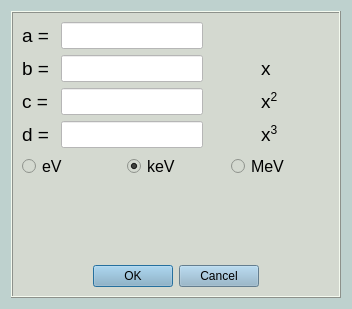
<?xml version="1.0" encoding="UTF-8"?>
<ui version="4.0">
 <class>energy_calibration_win</class>
 <widget class="QDialog" name="energy_calibration_win">
  <property name="geometry">
   <rect>
    <x>0</x>
    <y>0</y>
    <width>352</width>
    <height>309</height>
   </rect>
  </property>
  <property name="windowTitle">
   <string>Dialog</string>
  </property>
  <property name="styleSheet">
   <string notr="true">background-color: rgb(190, 209, 206);</string>
  </property>
  <layout class="QGridLayout" name="gridLayout_5">
   <item row="0" column="0">
    <widget class="QFrame" name="frame">
     <property name="styleSheet">
      <string notr="true">background-color: rgb(212, 217, 208);</string>
     </property>
     <property name="frameShape">
      <enum>QFrame::Box</enum>
     </property>
     <property name="frameShadow">
      <enum>QFrame::Raised</enum>
     </property>
     <layout class="QGridLayout" name="gridLayout_4">
      <item row="0" column="0">
       <layout class="QGridLayout" name="gridLayout_2">
        <item row="1" column="3">
         <widget class="QLabel" name="label_3">
          <property name="font">
           <font>
            <pointsize>14</pointsize>
           </font>
          </property>
          <property name="text">
           <string>x</string>
          </property>
         </widget>
        </item>
        <item row="1" column="1">
         <widget class="QLineEdit" name="b">
          <property name="font">
           <font>
            <pointsize>12</pointsize>
           </font>
          </property>
          <property name="styleSheet">
           <string notr="true">background-color: rgb(255, 255, 255);</string>
          </property>
          <property name="text">
           <string/>
          </property>
         </widget>
        </item>
        <item row="0" column="0">
         <widget class="QLabel" name="label">
          <property name="font">
           <font>
            <pointsize>14</pointsize>
           </font>
          </property>
          <property name="text">
           <string>a = </string>
          </property>
         </widget>
        </item>
        <item row="0" column="1">
         <widget class="QLineEdit" name="a">
          <property name="font">
           <font>
            <pointsize>12</pointsize>
           </font>
          </property>
          <property name="styleSheet">
           <string notr="true">background-color: rgb(255, 255, 255);</string>
          </property>
         </widget>
        </item>
        <item row="1" column="0">
         <widget class="QLabel" name="label_2">
          <property name="font">
           <font>
            <pointsize>14</pointsize>
           </font>
          </property>
          <property name="text">
           <string>b = </string>
          </property>
         </widget>
        </item>
        <item row="3" column="1">
         <widget class="QLineEdit" name="d">
          <property name="font">
           <font>
            <pointsize>12</pointsize>
           </font>
          </property>
          <property name="styleSheet">
           <string notr="true">background-color: rgb(255, 255, 255);</string>
          </property>
          <property name="text">
           <string/>
          </property>
         </widget>
        </item>
        <item row="2" column="3">
         <widget class="QLabel" name="label_5">
          <property name="font">
           <font>
            <pointsize>14</pointsize>
           </font>
          </property>
          <property name="text">
           <string>x&lt;sup&gt;2&lt;/sup&gt;</string>
          </property>
         </widget>
        </item>
        <item row="3" column="0">
         <widget class="QLabel" name="label_7">
          <property name="font">
           <font>
            <pointsize>14</pointsize>
           </font>
          </property>
          <property name="text">
           <string>d = </string>
          </property>
         </widget>
        </item>
        <item row="2" column="0">
         <widget class="QLabel" name="label_4">
          <property name="font">
           <font>
            <pointsize>14</pointsize>
           </font>
          </property>
          <property name="text">
           <string>c = </string>
          </property>
         </widget>
        </item>
        <item row="3" column="3">
         <widget class="QLabel" name="label_6">
          <property name="font">
           <font>
            <pointsize>14</pointsize>
           </font>
          </property>
          <property name="text">
           <string>&lt;html&gt;&lt;head/&gt;&lt;body&gt;&lt;p&gt;x&lt;span style=&quot; vertical-align:super;&quot;&gt;3&lt;/span&gt;&lt;/p&gt;&lt;/body&gt;&lt;/html&gt;</string>
          </property>
         </widget>
        </item>
        <item row="2" column="1">
         <widget class="QLineEdit" name="c">
          <property name="font">
           <font>
            <pointsize>12</pointsize>
           </font>
          </property>
          <property name="styleSheet">
           <string notr="true">background-color: rgb(255, 255, 255);</string>
          </property>
          <property name="text">
           <string/>
          </property>
         </widget>
        </item>
        <item row="1" column="2">
         <spacer name="horizontalSpacer">
          <property name="orientation">
           <enum>Qt::Horizontal</enum>
          </property>
          <property name="sizeHint" stdset="0">
           <size>
            <width>40</width>
            <height>20</height>
           </size>
          </property>
         </spacer>
        </item>
        <item row="1" column="4">
         <spacer name="horizontalSpacer_2">
          <property name="orientation">
           <enum>Qt::Horizontal</enum>
          </property>
          <property name="sizeHint" stdset="0">
           <size>
            <width>40</width>
            <height>20</height>
           </size>
          </property>
         </spacer>
        </item>
       </layout>
      </item>
      <item row="1" column="0">
       <layout class="QGridLayout" name="gridLayout_3">
        <item row="0" column="0">
         <layout class="QGridLayout" name="gridLayout">
          <item row="0" column="1">
           <widget class="QRadioButton" name="radio_button_kev">
            <property name="font">
             <font>
              <pointsize>12</pointsize>
             </font>
            </property>
            <property name="text">
             <string>keV</string>
            </property>
            <property name="checked">
             <bool>true</bool>
            </property>
            <property name="autoExclusive">
             <bool>true</bool>
            </property>
           </widget>
          </item>
          <item row="0" column="2">
           <widget class="QRadioButton" name="radio_button_mev">
            <property name="font">
             <font>
              <pointsize>12</pointsize>
             </font>
            </property>
            <property name="text">
             <string>MeV</string>
            </property>
            <property name="checked">
             <bool>false</bool>
            </property>
            <property name="autoRepeat">
             <bool>false</bool>
            </property>
            <property name="autoExclusive">
             <bool>true</bool>
            </property>
           </widget>
          </item>
          <item row="0" column="0">
           <widget class="QRadioButton" name="radio_button_ev">
            <property name="font">
             <font>
              <pointsize>12</pointsize>
             </font>
            </property>
            <property name="text">
             <string>eV</string>
            </property>
            <property name="checked">
             <bool>false</bool>
            </property>
            <property name="autoExclusive">
             <bool>true</bool>
            </property>
           </widget>
          </item>
         </layout>
        </item>
        <item row="2" column="0">
         <widget class="QDialogButtonBox" name="button_ok_cancel">
          <property name="enabled">
           <bool>true</bool>
          </property>
          <property name="font">
           <font>
            <family>MS Shell Dlg 2</family>
            <pointsize>12</pointsize>
            <weight>9</weight>
            <italic>false</italic>
            <bold>false</bold>
           </font>
          </property>
          <property name="acceptDrops">
           <bool>false</bool>
          </property>
          <property name="autoFillBackground">
           <bool>false</bool>
          </property>
          <property name="styleSheet">
           <string notr="true">font: 75 12pt &quot;MS Shell Dlg 2&quot;;
background-color: rgb(140, 177, 200);</string>
          </property>
          <property name="orientation">
           <enum>Qt::Horizontal</enum>
          </property>
          <property name="standardButtons">
           <set>QDialogButtonBox::Cancel|QDialogButtonBox::Ok</set>
          </property>
          <property name="centerButtons">
           <bool>true</bool>
          </property>
         </widget>
        </item>
        <item row="1" column="0">
         <spacer name="verticalSpacer">
          <property name="orientation">
           <enum>Qt::Vertical</enum>
          </property>
          <property name="sizeHint" stdset="0">
           <size>
            <width>20</width>
            <height>40</height>
           </size>
          </property>
         </spacer>
        </item>
       </layout>
      </item>
     </layout>
    </widget>
   </item>
  </layout>
 </widget>
 <resources/>
 <connections>
  <connection>
   <sender>button_ok_cancel</sender>
   <signal>accepted()</signal>
   <receiver>energy_calibration_win</receiver>
   <slot>accept()</slot>
   <hints>
    <hint type="sourcelabel">
     <x>248</x>
     <y>254</y>
    </hint>
    <hint type="destinationlabel">
     <x>157</x>
     <y>274</y>
    </hint>
   </hints>
  </connection>
  <connection>
   <sender>button_ok_cancel</sender>
   <signal>rejected()</signal>
   <receiver>energy_calibration_win</receiver>
   <slot>reject()</slot>
   <hints>
    <hint type="sourcelabel">
     <x>316</x>
     <y>260</y>
    </hint>
    <hint type="destinationlabel">
     <x>286</x>
     <y>274</y>
    </hint>
   </hints>
  </connection>
 </connections>
</ui>
